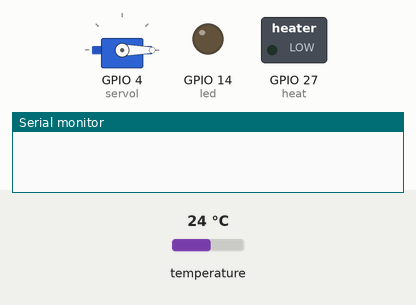
Simulated run of this sketch. Board: ESP32. Parts: servo, switched loads named in the sketch (green lamp = pin HIGH), output pins drawn as LEDs (lit = HIGH), the last lines printed to the serial monitor. Inputs (shaded band) come from the test bench; at power-on: temperature 24 °C.

Above: at 4.1 s.
4.2 s: temperature set to 30.6 °C
At 5.5 s:
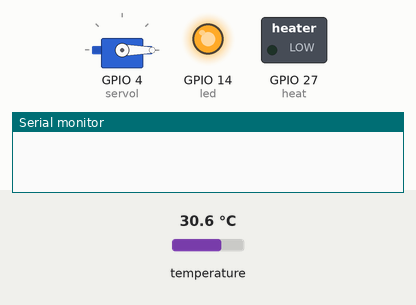
6.1 s: temperature set to 31.8 °C
At 7.1 s:
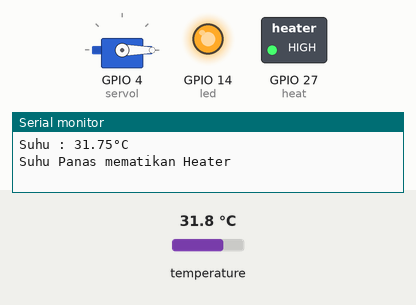
Timing chart, 0 to 9.1 s (numbered marks = the images above; inputs shaded):
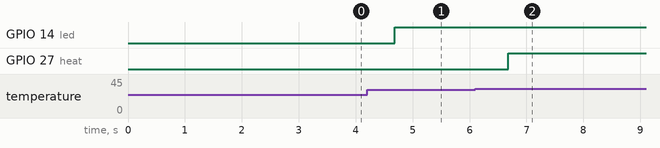

Measured:
- the behaviour switches between 31 and 31.1 °C on temperature (found by bisection; images 1 and 2)
- after the input at 4.2 s, GPIO 14 (led): LOW → HIGH after 0.48 s instead of 1.5 s
- after the input at 6.1 s, GPIO 27 (heat): LOW → HIGH after 0.58 s

The sketch:

iotFish_blynk.ino
```cpp
#define BLYNK_TEMPLATE_ID ""
#define BLYNK_DEVICE_NAME "Smart Fish Tank"
#define BLYNK_AUTH_TOKEN ""

#define BLYNK_FIRMWARE_VERSION        "0.1.0"

#define BLYNK_PRINT Serial
//#define BLYNK_DEBUG

#define APP_DEBUG

// Uncomment your board, or configure a custom board in Settings.h
//#define USE_WROVER_BOARD
//#define USE_TTGO_T7

#include "BlynkEdgent.h"
#include <OneWire.h>
#include <DallasTemperature.h>
#include <ESP32Servo.h>
const int oneWireBus = 13;
const int led = 14;
const int heat = 27;
int servoPin = 26;
Servo servol;
OneWire oneWire(oneWireBus);
DallasTemperature sensors(&oneWire);
float t;
SimpleTimer timer;
WidgetLCD lcd(V0);

void sendSensor()
{
  sensors.requestTemperatures();
  t = sensors.getTempCByIndex(0);
  if (t > 31) {
    digitalWrite(heat, HIGH);
    Serial.print("Suhu : ");
    lcd.clear();
    lcd.print(0, 0, "Suhu : ");
    lcd.print(0, 1, t);
    Serial.print(t);
    Serial.println("°C ");
    Serial.println("Suhu Panas mematikan Heater");
    lcd.clear();
    lcd.print(0, 0, "Suhu Panas");
    lcd.print(0, 1, "Matikan Heater");
    delay(1000);
    }

  else if (t < 27) {
    digitalWrite(heat, LOW);
    Serial.print("Suhu : ");
    lcd.clear();
    lcd.print(0, 0, "Suhu : ");
    lcd.print(0, 1, t);
    Serial.print(t);
    Serial.println("°C ");
    Serial.println("Suhu Dingin menghidupkan Heater");
    lcd.clear();
    lcd.print(0, 0, "Suhu Dingin");
    lcd.print(0, 1, "hidupkan Heater");
    delay(1000);
    }
  digitalWrite(led, V1);
  Blynk.virtualWrite(V4, t);
  Blynk.virtualWrite(V1, led);
  Blynk.virtualWrite(V2, heat);
}
void setup()
{
  Serial.begin(115200);
  delay(100);
  sensors.begin();
  lcd.print(0, 0, "Memulai");
  lcd.print(0, 1, "Membaca");
  delay(1000);
  lcd.clear();
  servol.attach(4);
  pinMode(heat, OUTPUT);
  digitalWrite(heat, LOW);
  pinMode(led, OUTPUT);
  digitalWrite(led, LOW);
  BlynkEdgent.begin();
  servol.write(0);
  timer.setInterval(1000L, sendSensor);
}

void loop() {
  BlynkEdgent.run();
  lcd.clear();
  lcd.print(0, 0,"Suhu :");
  lcd.print(0, 1, t);
  lcd.clear();
  timer.run();
}
```
